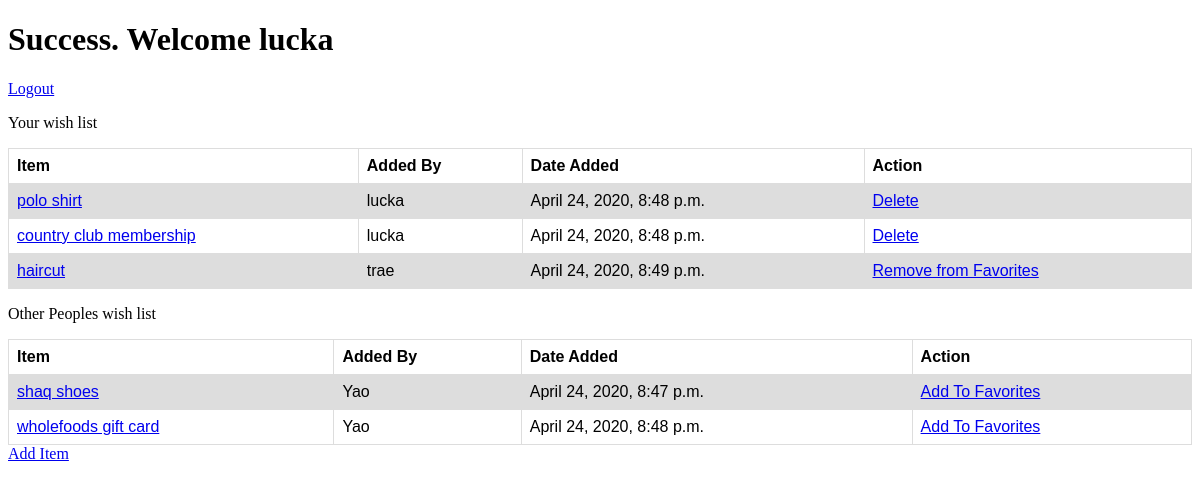
Screenshot of /home (signed in) with the database file from the repository.
### loginRegApp/models.py (models this page shows)
class User(models.Model):
    firstName = models.CharField(max_length = 255)
    lastName = models.CharField(max_length = 255)
    email = models.CharField(max_length = 255)
    password = models.CharField(max_length = 255)
    created_at = models.DateTimeField(auto_now_add = True)
    updated_at = models.DateTimeField(auto_now = True)
    objects = UserManager()

class Item(models.Model):
    name = models.CharField(max_length = 255)
    uploader = models.ForeignKey(User, related_name = 'items_uploaded', on_delete = models.CASCADE)
    favoritor = models.ManyToManyField(User, related_name ='fav_items')
    created_at = models.DateTimeField(auto_now_add=True)
    updated_at = models.DateTimeField(auto_now=True)
    objects = ItemManager()

### loginRegApp/views.py (the view)
# urls.py: 2. Add a URL to urlpatterns:  path('', views.home, name='home')
def home(request):
    if 'loggedinId' not in request.session:
        return redirect("/")
    loggedinuser = User.objects.get(id = request.session['loggedinId'])
    context = {
        'loggedinUser': loggedinuser,
        'mywishes': Item.objects.filter(Q(uploader = loggedinuser) | Q(favoritor = loggedinuser)),
        'notMywishes': Item.objects.exclude(Q(uploader = loggedinuser) | Q(favoritor = loggedinuser))
    }
    return render(request, "home.html", context)

### loginRegApp/templates/home.html (shortened to what this page needs)
<!DOCTYPE html>
<html lang="en">
<head>
</head>
<body>
    <h1>Success. Welcome {{loggedinUser.firstName}}</h1>
    <a href="/logout">Logout</a>
    <p>Your wish list</p>
    <table>
        <tr>
          <th>Item</th>
          <th>Added By</th>
          <th>Date Added</th>
          <th>Action</th>
        </tr>
        {% for itemObj in mywishes %}
        <tr>
            <td><a href="/items/{{itemObj.id}}">{{itemObj.name}}</a></td>
            <td>{{itemObj.uploader.firstName}}</td>
            <td>{{itemObj.created_at}}</td>
            {% if loggedinUser == itemObj.uploader %}
            <td><a href="/delete/{{itemObj.id}}">Delete</a></td>
            {% else %}
            <td><a href="/removefromFav/{{itemObj.id}}">Remove from Favorites</a></td>
            {% endif %}
        </tr>
        {% endfor %}
      </table>
    <p>Other Peoples wish list</p>
    <table>
        <tr>
        <th>Item</th>
        <th>Added By</th>
        <th>Date Added</th>
        <th>Action</th>
        </tr>
        {% for itemObj in notMywishes %}
        <tr>
            <td><a href="/items/{{itemObj.id}}">{{itemObj.name}}</a></td>
            <td>{{itemObj.uploader.firstName}}</td>
            <td>{{itemObj.created_at}}</td>
            {% if loggedinUser == itemObj.uploader %}
            <td><a href="">Delete</a></td>
            {% else %}
            <td><a href="/addtoFav/{{itemObj.id}}">Add To Favorites</a></td>
            {% endif %}
        </tr>
        {% endfor %}
    </table>
    <a href="/wishes/add">Add Item</a>
</body>
</html>

### loginRegApp/templates/home.html (style rules this page uses)
table { font-family: arial, sans-serif; border-collapse: collapse; width: 100%; }
td, th { border: 1px solid #dddddd; text-align: left; padding: 8px; }
tr:nth-child(even) { background-color: #dddddd; }

### rows the page displays
User: firstName "lucka"
Item: name "polo shirt", uploader.firstName "lucka", created_at "April 24, 2020, 8:48 p.m."
Item: name "country club membership", uploader.firstName "lucka", created_at "April 24, 2020, 8:48 p.m."
Item: name "haircut", uploader.firstName "trae", created_at "April 24, 2020, 8:49 p.m."
Item: name "shaq shoes", uploader.firstName "Yao", created_at "April 24, 2020, 8:47 p.m."
Item: name "wholefoods gift card", uploader.firstName "Yao", created_at "April 24, 2020, 8:48 p.m."
